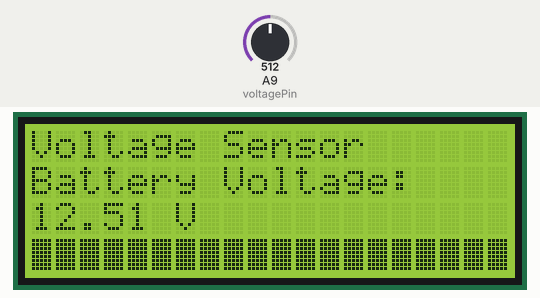
Bench run of a sketch on a simulated Arduino Mega 2560, built with avr-gcc and run on an emulated ATmega2560. Parts: 20×4 character LCD. Inputs (shaded band) come from the test bench; at power-on: A9 (voltagePin) = 512.

Above: at 1.2 s.
1.3 s: A9 (voltagePin) set to 504
At 2.0 s:
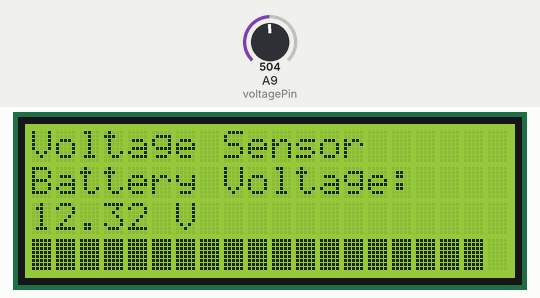
3.1 s: A9 (voltagePin) set to 306
At 4.4 s:
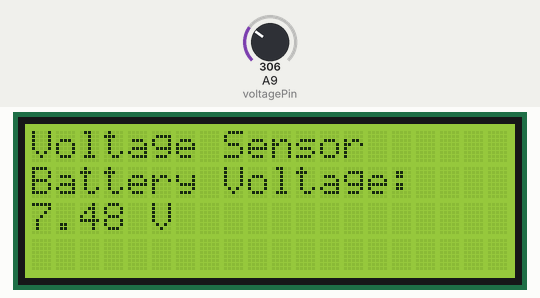
4.7 s: A9 (voltagePin) set to 122
At 5.4 s:
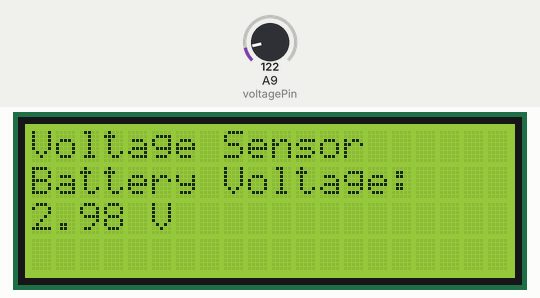
Timing chart, 0 to 7.7 s (numbered marks = the images above; inputs shaded):
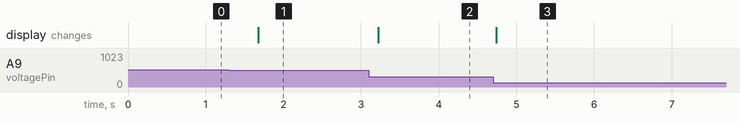

The sketch:

Ardiuno_VoltageSensor_LCD_Modified.ino
```cpp
#include <Wire.h>
#include <LiquidCrystal_I2C.h>

LiquidCrystal_I2C lcd(0x27, 20, 4);

const int voltagePin = A9;
const float referenceVoltage = 5.0;
const float voltageDividerRatio = 5.0;
const float minVoltage = 10.5;
const float maxVoltage = 12.37;

float lastBatteryVoltage = -1.0;
int lastBarLength = -1;

void setup() {
  lcd.init();
  lcd.backlight();
  Serial.begin(9600);
  lcd.setCursor(0, 0);
  lcd.print("Voltage Sensor");
  lcd.setCursor(0, 1);
  lcd.print("Battery Voltage:");
}

void loop() {
  int sensorValue = analogRead(voltagePin);
  float voltage = sensorValue * (referenceVoltage / 1023.0);
  float batteryVoltage = voltage * voltageDividerRatio;
  float roundedVoltage = round(batteryVoltage * 100.0) / 100.0;

  if (roundedVoltage != lastBatteryVoltage) {
    lastBatteryVoltage = roundedVoltage;
    lcd.setCursor(0, 2);
    lcd.print("                ");
    lcd.setCursor(0, 2);
    lcd.print(roundedVoltage, 2);
    lcd.print(" V");
  }

  float percentage = (batteryVoltage - minVoltage) / (maxVoltage - minVoltage);
  percentage = constrain(percentage, 0.0, 1.0);
  int barLength = round(percentage * 20);

  if (barLength != lastBarLength) {
    lastBarLength = barLength;
    lcd.setCursor(0, 3);
    for (int i = 0; i < 20; i++) {
      if (i < barLength) {
        lcd.write(byte(255));
      } else {
        lcd.print(" ");
      }
    }
  }

  delay(500);
}
```

Measured:
- the behaviour switches between 505 and 504 on A9 (voltagePin) (found by bisection; images 0 and 1)
- after the input at 1.3 s, the display: changes after 0.38 s (image 1)
- after the input at 3.1 s, the display: changes after 0.12 s (image 2)
- after the input at 4.7 s, the display: changes at once (image 3)
